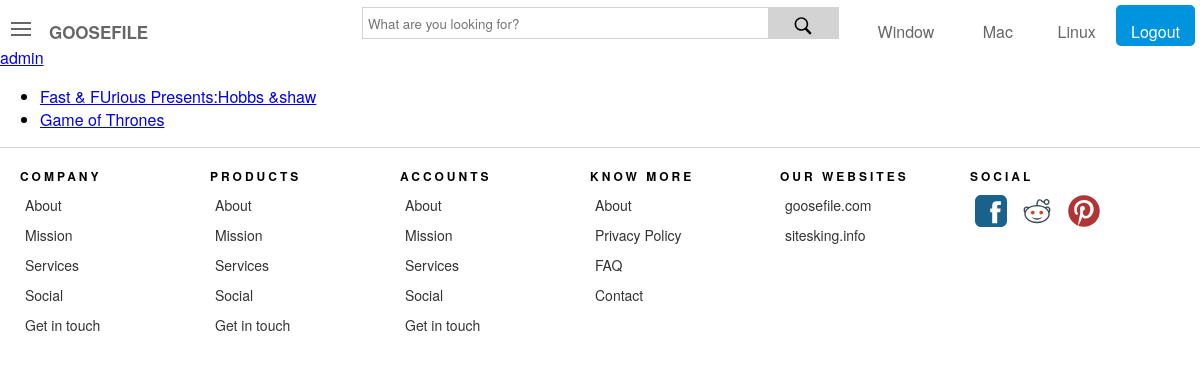
The app's page /movie_list/ with its own data.
### movies_list/models.py (models this page shows, shortened)
class Movies_list(models.Model):
	id=models.AutoField(primary_key=True)
	name=models.TextField(blank=False,null=False)
	genre_list_id=models.IntegerField(blank=False,null=False)
	cast_id=models.IntegerField()
	director_id=models.IntegerField()
	writer_id=models.IntegerField()
	country_id=models.IntegerField(default=1)
	story_line=models.TextField()
	season_id=models.IntegerField(blank=True)
	cost=models.IntegerField()
	award_id=models.IntegerField()
	release=models.DateField(auto_now=False, auto_now_add=False)
	created_at=models.DateTimeField(auto_now=True, auto_now_add=False)
	language_id=models.IntegerField(default=25)
	imdb_ratting=models.FloatField()
	trailer_link=models.TextField()
	views=models.IntegerField(default=0)
	likes=models.IntegerField(default=0)
	ratting=models.FloatField(default=0.0)
	imdb_link=models.TextField()
	tags=models.TextField()
	class Meta:
		verbose_name_plural = "movies_list"

### movies_list/views_ext.py (the view)
# urls.py: path('movie_list/',include('movies_list.urls')),
def movies_list(request):
	handler=Handler()
	movie_list=handler.get_all_movie_list(10)
	context={
		'movie_list':movie_list
	}
	return render(request,'movies_list_html/movie_list.html',context)

### movies_list/main_view.py (called while the page is built)
	def get_all_movie_list(self,x):
		try:
			all_movie_list=Movies_list.objects.all()[:x]
		except Movies_list.DoesNotExist:
			all_movie_list=None
		return all_movie_list

### movies_list/Templates/movies_list_html/movie_list.html
{% include "includes/header.html"%}
<a href="../admin/">admin</a>
<ul>
	{% for movie in movie_list %}
		<li><a href="../movie/{{movie.id}}">{{movie.name}}</a></li>
	{%endfor%}
</ul>
{% include "includes/footer.html"%}

### movies_list/static/assets/css/header-footer.css (style rules this page uses)
html, body { padding: 0; margin: 0; background-color: white; }
* { font-family: "Helvetica Neue", Helvetica, Arial, sans-serif; }
* { -webkit-user-select: none; -moz-user-select: -moz-none; -ms-user-select: none; user-select: none; -webkit-tap-highlight-color: rgba(0, 0, 0, 0); }
body { transition: background-color .5s; }

### records on screen
Movies_list: name "Fast & FUrious Presents:Hobbs &shaw"
Movies_list: name "Game of Thrones"
